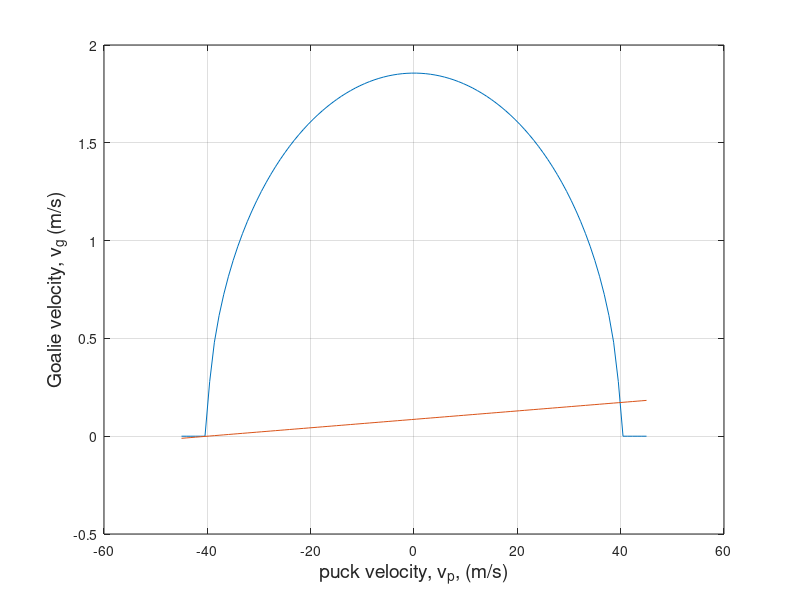

This figure's MATLAB source:
% Solution to an elastic conservation of energy+momentum equation via graph
clear
# list of possible (final) puck velocities
vp=linspace(-45,45);

# from Kinetic Energy conservation
vg_KE = ((0.5*0.14*40^2-0.5*0.14*vp.^2)*(2.0/65)).^0.5;

# from momentum conservation
vg_P = (40*0.14+0.14*vp)/65;

plot(vp,vg_KE,"-",'DisplayName',"KE conservation")
  hold on
  plot(vp,vg_P,"-",'DisplayName',"P conservation")
  hold off
  ylabel("Goalie velocity, v_g (m/s)", 'FontSize', 14)
  xlabel("puck velocity, v_p, (m/s)", 'FontSize', 14)
  grid()
